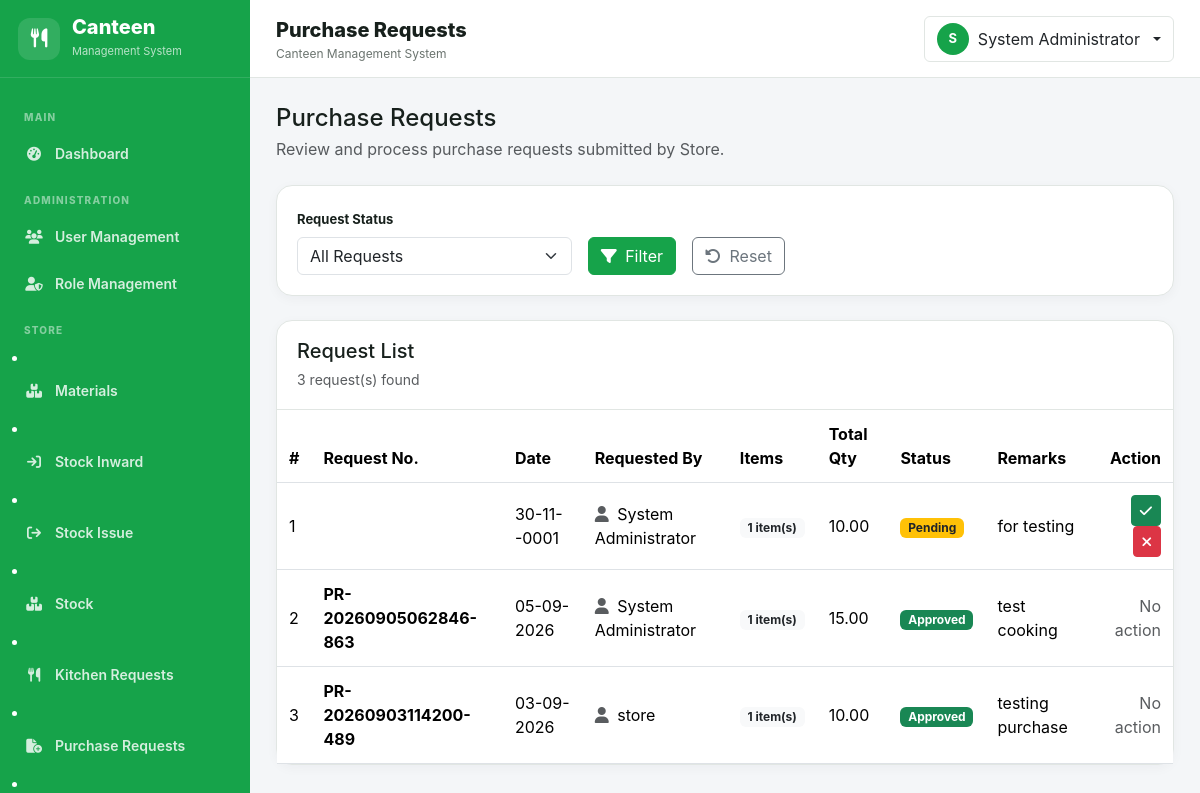
The page /purchase/requests.php (signed in) on the database as committed earlier.
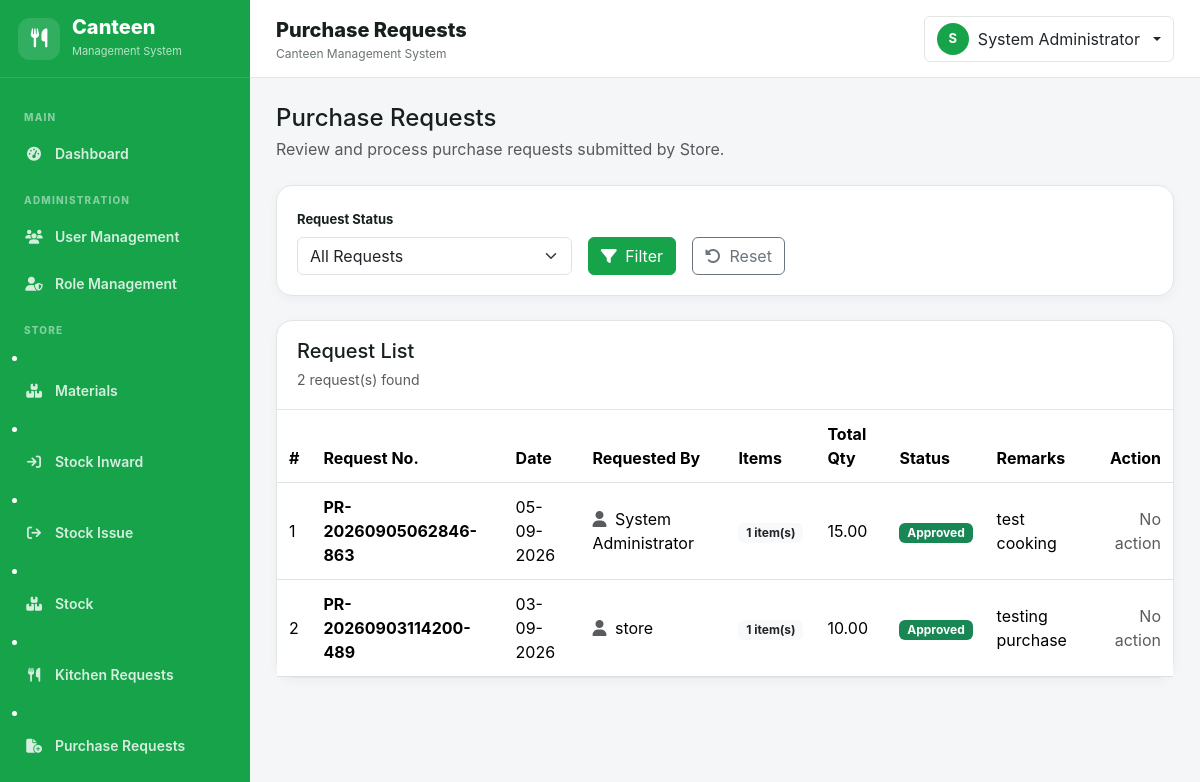
The same page on the database as committed later.
### tables this page shows
CREATE TABLE `purchase_requests` (
  `id` int(10) UNSIGNED NOT NULL,
  `request_no` varchar(60) NOT NULL,
  `requested_by` int(10) UNSIGNED NOT NULL,
  `request_date` date NOT NULL,
  `status` enum('Pending','Approved','Rejected','Purchased','Completed') DEFAULT 'Pending',
  `remarks` text DEFAULT NULL,
  `created_at` datetime DEFAULT current_timestamp()
);

CREATE TABLE `users` (
  `id` int(10) UNSIGNED NOT NULL,
  `role_id` int(10) UNSIGNED NOT NULL,
  `employee_code` varchar(50) DEFAULT NULL,
  `employee_name` varchar(150) NOT NULL,
  `email` varchar(150) NOT NULL,
  `password` varchar(255) NOT NULL,
  `status` enum('Enable','Disabled') NOT NULL DEFAULT 'Enable',
  `created_at` datetime NOT NULL DEFAULT current_timestamp(),
  `updated_at` datetime DEFAULT NULL ON UPDATE current_timestamp()
);

### includes/functions.php (called while the page is built, shortened)
<?php
function e(?string $value): string {
    return htmlspecialchars($value ?? '', ENT_QUOTES, 'UTF-8');
}

### purchase/requests.php (the view, shortened to what the changed rows need)
<?php
require_once __DIR__ . '/../config/database.php';
require_once __DIR__ . '/../includes/functions.php';
$where = '';
$params = [];
$sql = "
    SELECT
        pr.id,
        pr.request_no,
        pr.request_date,
        pr.status,
        pr.remarks,
        u.employee_name,
        COUNT(pri.id) AS item_count,
        COALESCE(
            SUM(pri.requested_qty),
            0
        ) AS total_qty
    FROM purchase_requests pr
    INNER JOIN users u
        ON u.id = pr.requested_by
    LEFT JOIN purchase_request_items pri
        ON pri.request_id = pr.id
    {$where}
    GROUP BY
        pr.id,
        pr.request_no,
        pr.request_date,
        pr.status,
        pr.remarks,
        u.employee_name
    ORDER BY pr.id DESC
";
$stmt = $con->prepare($sql);
$stmt->execute($params);
$requests = $stmt->fetchAll();
?>
<?php require_once __DIR__ . '/../includes/header.php'; ?>
<main class="main-content">
    <div class="page-body">
        <div class="content-card">
            <div class="content-card-header">
                <div>
                    <h5 class="mb-1">
                        Request List
                    </h5>
                    <small class="text-muted">
                        <?= count($requests) ?> request(s) found
                    </small>
                </div>
            </div>
            <div class="table-responsive">
                <table class="table table-hover align-middle mb-0">
                    <thead>
                        <tr>
                            <th>#</th>
                            <th>Request No.</th>
                            <th>Date</th>
                            <th>Requested By</th>
                            <th>Items</th>
                            <th>Total Qty</th>
                            <th>Status</th>
                            <th>Remarks</th>
                            <th class="text-end">
                                Action
                            </th>
                        </tr>
                    </thead>
                    <tbody>
                    <?php if (empty($requests)): ?>
                        <tr>
                            <td
                                colspan="9"
                                class="text-center text-muted py-5"
                            >
                                <i
                                    class="fa-solid fa-inbox fa-2x mb-2"
                                ></i>
                                <div>
                                    No purchase requests found.
                                </div>
                            </td>
                        </tr>
                    <?php else: ?>
                        <?php foreach ($requests as $index => $request): ?>
                            <?php
                            $status = $request['status'];
                            switch ($status) {
                                case 'Pending':
                                    $badge = 'bg-warning text-dark';
                                    break;
                                case 'Approved':
                                    $badge = 'bg-success';
                                    break;
                            }
                            ?>
                            <tr>
                                <td>
                                    <?= $index + 1 ?>
                                </td>
                                <td>
                                    <strong>
                                        <?= e($request['request_no']) ?>
                                    </strong>
                                </td>
                                <td>
                                    <?= e(
                                        date(
                                            'd-m-Y',
                                            strtotime($request['request_date'])
                                        )
                                    ) ?>
                                </td>
                                <td>
                                    <i
                                        class="fa-solid fa-user me-1 text-muted"
                                    ></i>
                                    <?= e($request['employee_name']) ?>
                                </td>
                                <td>
                                    <span class="badge bg-light text-dark">
                                        <?= (int)$request['item_count'] ?>
                                        item(s)
                                    </span>
                                </td>
                                <td>
                                    <?= number_format(
                                        (float)$request['total_qty'],
                                        2
                                    ) ?>
                                </td>
                                <td>
                                    <span class="badge <?= $badge ?>">
                                        <?= e($status) ?>
                                    </span>
                                </td>
                                <td>
                                    <?php if (!empty($request['remarks'])): ?>
                                        <span
                                            title="<?= e($request['remarks']) ?>"
                                        >
                                            <?= e(
                                                mb_strimwidth(
                                                    $request['remarks'],
                                                    0,
                                                    30,
                                                    '...'
                                                )
                                            ) ?>
                                        </span>
                                    <?php else: ?>
                                        <span class="text-muted">
                                            -
                                        </span>
                                    <?php endif; ?>
                                </td>
                                <td class="text-end">
                                    <?php if ($status === 'Pending'): ?>
                                        <form
                                            method="POST"
                                            class="d-inline"
                                            onsubmit="return confirm('Approve this purchase request?');"
                                        >
                                            <button
                                                type="submit"
                                                class="btn btn-sm btn-success"
                                                title="Approve"
                                            >
                                                <i class="fa-solid fa-check"></i>
                                            </button>
                                        </form>
                                        <form
                                            method="POST"
                                            class="d-inline"
                                            onsubmit="return confirm('Reject this purchase request?');"
                                        >
                                            <button
                                                type="submit"
                                                class="btn btn-sm btn-danger"
                                                title="Reject"
                                            >
                                                <i class="fa-solid fa-xmark"></i>
                                            </button>
                                        </form>
                                    <?php else: ?>
                                        <span class="text-muted">
                                            No action
                                        </span>
                                    <?php endif; ?>
                                </td>
                            </tr>
                        <?php endforeach; ?>
                    <?php endif; ?>
                    </tbody>
                </table>
            </div>
        </div>
    </div>
</main>
<?php require_once __DIR__ . '/../includes/footer.php'; ?>

Rows that differ between the two databases and show on the page:
removed purchase_requests: request_date "30-11--0001", requested_by.employee_name "System Administrator", item_count "1", total_qty "10.00", status "Pending", remarks "for testing"
Other text that changed with them:
count($requests): "3" → "2"
